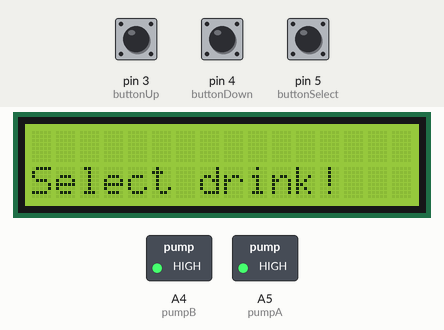
Simulated run of this sketch. Board: Arduino Uno, built with avr-gcc and run on an emulated ATmega328P. Parts: 16×2 character LCD, switched loads named in the sketch (green lamp = pin HIGH). The test bench sets the inputs (shaded band); at power-on: pin 5 (buttonSelect) LOW, pin 4 (buttonDown) LOW, pin 3 (buttonUp) LOW. What the sketch prints to the serial monitor is not drawn.

Above: at 1.2 s.
1.3 s: pin 5 (buttonSelect) pulled HIGH for 0.15 s
At 2.3 s:
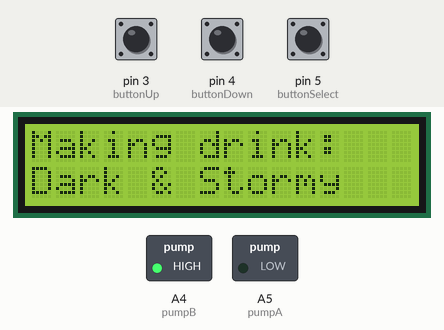
4.4 s: pin 4 (buttonDown) pulled HIGH for 3.2 s
At 8.3 s:
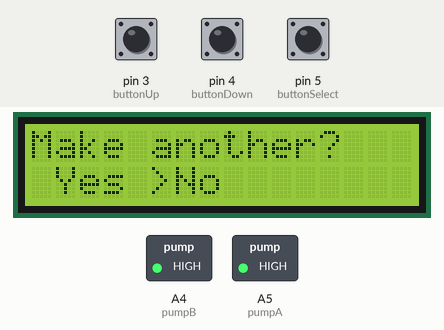
9.1 s: pin 3 (buttonUp) pulled HIGH for 0.15 s
At 10.3 s:
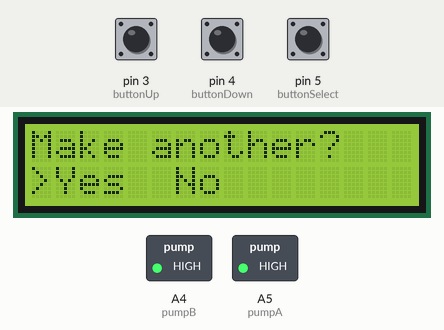
10.7 s: pin 5 (buttonSelect) pulled HIGH for 1 s
At 11.1 s:
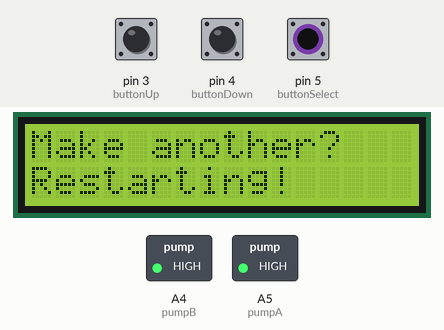
Timing chart, 0 to 17.7 s (numbered marks = the images above; inputs shaded):
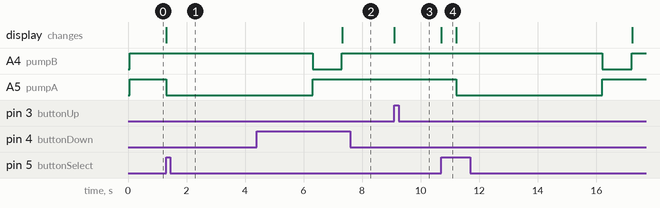

The sketch:

drink.ino
```cpp
 #include <LiquidCrystal.h>
/*
 WELCOME TO THE AUTO-INEBRIATOR SOURCE CODE!
 Where documentation is sparse, and the whole thing has been lost twice!
 ------------------------
 By Sina Khalili and Sterling Smith
 ------------------------
 */
int buttonUp = 3;
int buttonDown = 4;
int buttonSelect = 5;
int pumpA = A5;
int pumpB = A4;
int currMenu = 0;
int another = 0;
char* options[]= {"Dark & Stormy", "Margarita", "Jaeger Bomb"};
//int sensorPin = 2;
int sensorValue = 0;
LiquidCrystal lcd(8, 6, 9, 10, 11 , 7);
// the setup routine runs once when you press reset:
void setup() {

  lcd.begin(16, 2);
  lcd.setCursor(0,1);
  lcd.write("Select drink!   ");
  // initialize serial communication at 9600 bits per second:
  Serial.begin(9600);
  // make the pushbutton's pin an input:
  pinMode(buttonUp, INPUT);
  pinMode(buttonDown, INPUT);
  pinMode(pumpA, OUTPUT);
  pinMode(pumpB, OUTPUT);
  digitalWrite(pumpA, HIGH);
  digitalWrite(pumpB, HIGH);
}

void pumpFunc(int pump, int dval){
  digitalWrite(pump, LOW);
  delay(dval);
  digitalWrite(pump, HIGH);
}

int makeDrink(int a, int b){
  pumpFunc(pumpA, a);
  pumpFunc(pumpB, b);
}

// the loop routine runs over and over again forever:
void loop() {

  lcd.setCursor(0,1);
  lcd.write("Select drink!   ");
  int buttonFlag = 0;
  Serial.println("Waiting for button push...");
  while(true){
    if(digitalRead(buttonUp) != LOW){
      currMenu++;
      currMenu = currMenu%3;
      Serial.println(currMenu);
      Serial.println("UP pressed");
      lcd.setCursor(0,0);
      lcd.write("                ");
      lcd.setCursor(0,0);
      lcd.write(options[currMenu]);
      delay(300);
      }
    if(digitalRead(buttonDown) != LOW){
      Serial.println("Down pressed");

      currMenu--;
      currMenu<0? currMenu = 2: currMenu = currMenu;
      Serial.println(currMenu);
      lcd.setCursor(0,0);
      lcd.write("                ");
      lcd.setCursor(0,0);
      lcd.write(options[currMenu]);
      delay(300);
      }
     if(digitalRead(buttonSelect) != LOW){
      Serial.println("Select pressed");
      lcd.setCursor(0,0);
      lcd.write("Making drink:   ");
      lcd.setCursor(0,1);
      lcd.write("                ");
      lcd.setCursor(0,1);
      lcd.write(options[currMenu]);
      break;
     }
  }

 switch (currMenu) {
    case 0:
      makeDrink(5000,1000);
    break;
    case 1:
      makeDrink(1000,1000);
    break;
    case 2:
      makeDrink(2000,2000);
    break;
  }
  //while(state
  Serial.println("Button has been pushed");
  //Serial.println(buttonFlag);
  lcd.setCursor(0,0);
  lcd.write("Make another?   ");
  lcd.setCursor(0,1);
  lcd.write(">Yes  No        ");
  another = 1;
  while(true){

    if(digitalRead(buttonUp) != LOW){
     another = 1;
     Serial.println(currMenu);
     Serial.println("UP pressed");
     lcd.setCursor(0,1);
     lcd.write(">Yes  No        ");
     delay(300);
      }
    if(digitalRead(buttonDown) != LOW){
      another = 0;
      Serial.println("Down pressed");
      Serial.println(currMenu);
      lcd.setCursor(0,1);
      lcd.write(" Yes >No");
      delay(300);
      }
     if(digitalRead(buttonSelect) != LOW && another == 1){

      Serial.println("Down pressed");
      Serial.println(currMenu);
      lcd.setCursor(0,1);
      lcd.write("Restarting!");
      delay(500);
      break;
      }
  }
}
```

Measured:
- after the input at 1.3 s, A5 (pumpA): HIGH → LOW at once; the display: changes at once (image 1)
- after the input at 4.4 s, the display: changes after 2.9 s (image 2)
- after the input at 9.1 s, the display: changes at once (image 3)
- after the input at 10.7 s, A4 (pumpB): HIGH → LOW after 5.5 s, → HIGH 1.0 s later; A5 (pumpA): HIGH → LOW after 0.51 s, → HIGH 5.0 s later; the display: changes at once (image 4)
- what the display in image 4 shows lasts 0.5 s, from 10.7 s to 11.2 s
